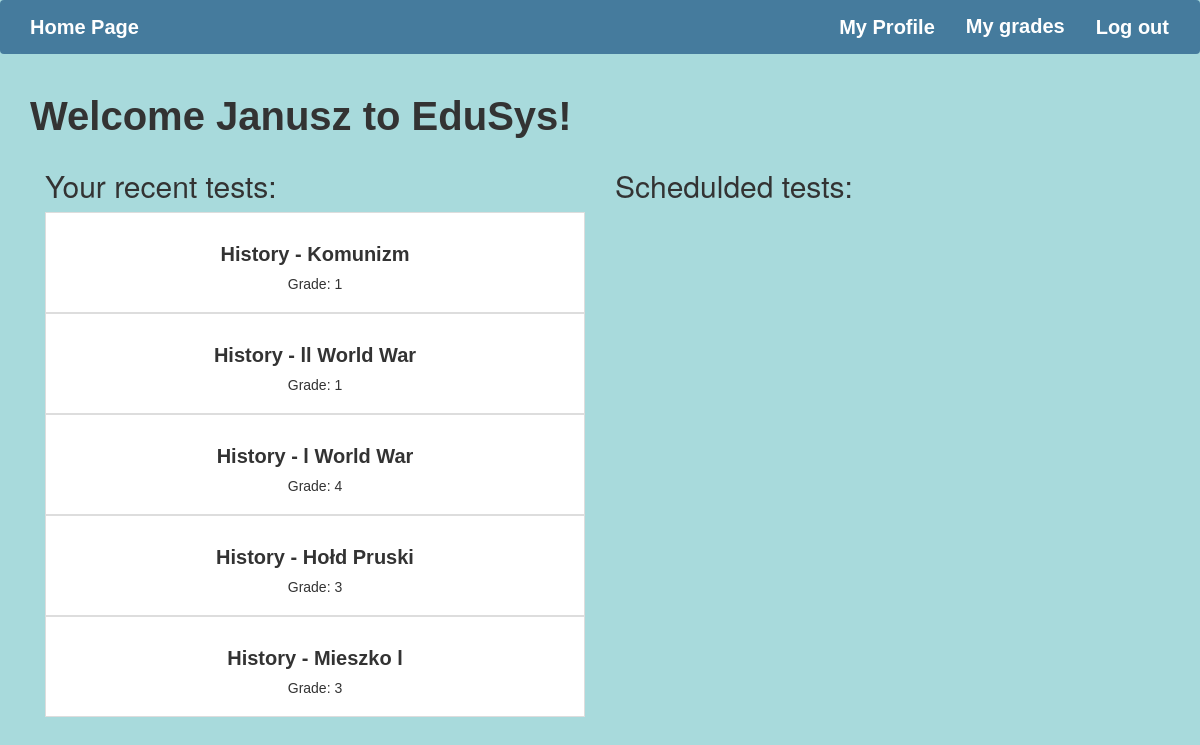
/ (signed in), run on an earlier commit of the app's database.
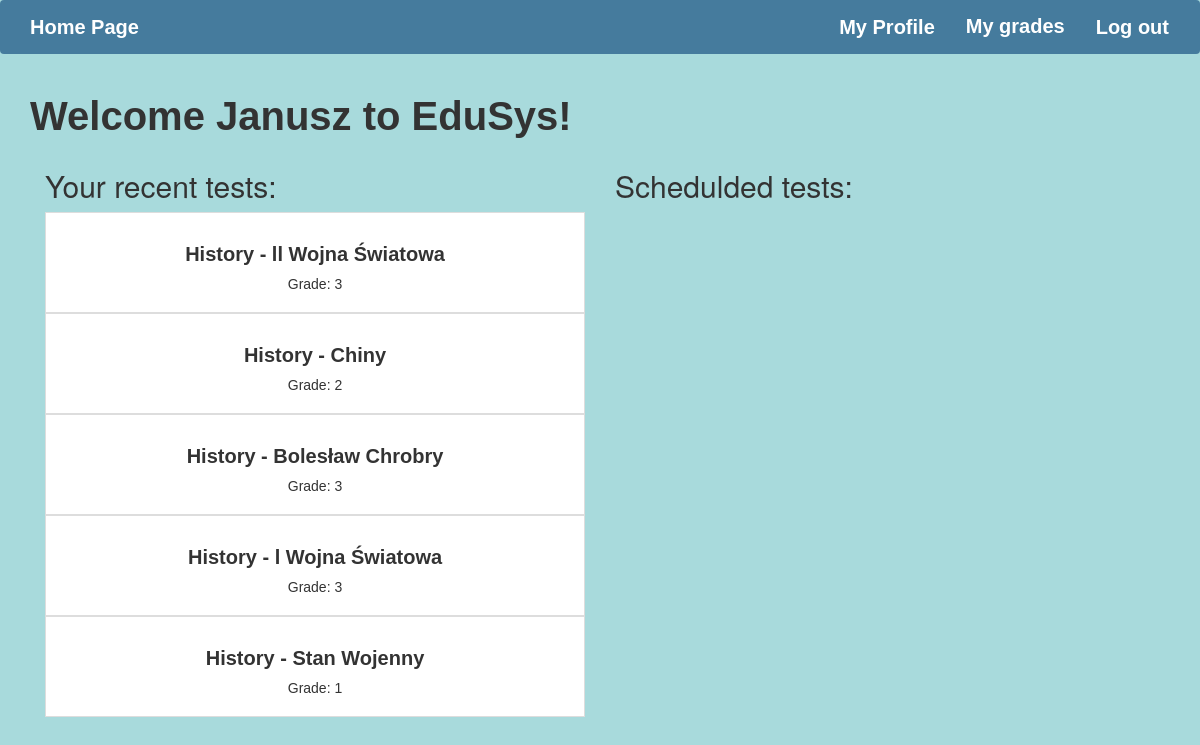
And on a later commit of the database.
### teacher/models.py (models this page shows, shortened)
class Tests(models.Model):
    teacher = models.ForeignKey(Teacher,on_delete=models.CASCADE, null = True)
    desc = models.CharField(max_length = 50, null = True)
    student = models.ForeignKey(Student, on_delete = models.CASCADE, null = True)
    subject = models.CharField(max_length=10, choices=SUBJECTS, null = True)
    classes = models.ForeignKey(Classes, on_delete = models.CASCADE, null = True)
    created_at = models.DateTimeField(auto_now=True)
    planned = models.DateField(null = True)
    class Grades(models.IntegerChoices):
        F = 1
        E = 2
        D = 3
        C = 4
        B = 5
        A = 6
    grade = models.IntegerField(choices = Grades.choices, null = True)
    class Meta:
        ordering = ["-created_at"]

class Teacher(models.Model):
    user = models.OneToOneField(User, on_delete=models.CASCADE)
    teacher = models.BooleanField(default=False)
    subject = models.CharField(max_length=10, choices=SUBJECTS)
    form_teacher = models.CharField(max_length = 5, blank = True ,default = False)
    classes = models.ManyToManyField(Classes, related_name='teacher_classes')

### SchoolSystem/views.py (the view, shortened to what this page needs)
# urls.py: path('', views.HomePage.as_view(), name = 'home'),
class HomePage(WhichUserMixin, FormView):
    model = Tests
    form_class = TestForm
    success_url = reverse_lazy('home')
    def get_template_names(self):
        if self.current_teacher:
            return ['teacher_index.html']
        elif self.current_student:
            return['student_index.html']
        else:
            return ['index.html']
    def get_context_data(self,**kwargs):
        context = super().get_context_data(**kwargs)
        if self.current_teacher:
            tests = Tests.objects.filter(grade = None, teacher = self.current_teacher, planned__lte=datetime.date(datetime.now()))
            ungraded_tests = tests.values_list('classes', 'desc')
            list(ungraded_tests)
            ungraded_tests_classes = []
            for tup in ungraded_tests:
                if tup not in ungraded_tests_classes:
                    ungraded_tests_classes.append(tup)
            ungraded_tests = []
            for tup in ungraded_tests_classes:
                ungraded_tests.append(Tests.objects.filter(grade = None, teacher = self.current_teacher, classes = tup[0], desc = tup[1]).first())
            context['ungraded_tests'] = ungraded_tests[:5]
            tests = Tests.objects.filter(grade = None, teacher = self.current_teacher, planned__gte=datetime.date(datetime.now()))
            ungraded_tests = tests.values_list('classes', 'desc')
            list(ungraded_tests)
            ungraded_tests_classes = []
            for tup in ungraded_tests:
                if tup not in ungraded_tests_classes:
                    ungraded_tests_classes.append(tup)
            ungraded_tests = []
            for tup in ungraded_tests_classes:
                ungraded_tests.append(Tests.objects.filter(grade = None, teacher = self.current_teacher, classes = tup[0], desc = tup[1]).first())
            context['planned_tests'] = ungraded_tests[:5]
        elif self.current_student:
            planned_tests = Tests.objects.all().filter(planned__gte=datetime.date(datetime.now()), student = self.current_student)
            last_tests = Tests.objects.all().filter(grade__isnull = False, student = self.current_student)
            context['planned_tests'] = planned_tests
            context['last_tests'] = last_tests[:5]
            context['subjects'] =['English','Maths','PE','History','Biology','Physics']
        return context

### SchoolSystem/views.py (called while the page is built)
    def get_context_data(self, **kwargs):
        context = super().get_context_data(**kwargs)
        context['current_teacher'] = self.current_teacher
        context['current_student'] = self.current_student
        if self.current_teacher:
            classes = self.current_teacher.classes.all()
            context['classes'] = list(classes)
        return context

### students/templates/student_index.html (shortened to what this page needs)
{% extends "base.html" %}
{% block content %}
    <h1>Welcome {{user.first_name}} to EduSys!</h1>
    <div class="col-md-6">
    <h2> Your recent tests: </h2>
    {% for test in last_tests %}
      <div id="teacher" class="clear">
        <div class="test">
            <h3>{{test.teacher.subject}} - {{test.desc}}</h3>
            <p>Grade: {{test.grade}}</p>
        </div>
        </div>
  {% endfor %}
  </div>
    <div class="col-md-6">
    <h2> Schedulded tests: </h2>
    </div>
{% endblock %}

What changed in the data, as far as the page shows it:
no longer on this page (row unchanged): Tests: teacher.subject "History", desc "Komunizm", grade "1"
removed Tests: teacher.subject "History", desc "ll World War", grade "1"
removed Tests: teacher.subject "History", desc "l World War", grade "4"
removed Tests: teacher.subject "History", desc "Hołd Pruski", grade "3"
no longer on this page (row unchanged): Tests: teacher.subject "History", desc "Mieszko l", grade "3"
added Tests: teacher.subject "History", desc "ll Wojna Światowa", grade "3"
added Tests: teacher.subject "History", desc "Chiny", grade "2"
added Tests: teacher.subject "History", desc "Bolesław Chrobry", grade "3"
added Tests: teacher.subject "History", desc "l Wojna Światowa", grade "3"
now on this page (row edited): Tests: teacher.subject "History", desc "Stan Wojenny", grade "1"
